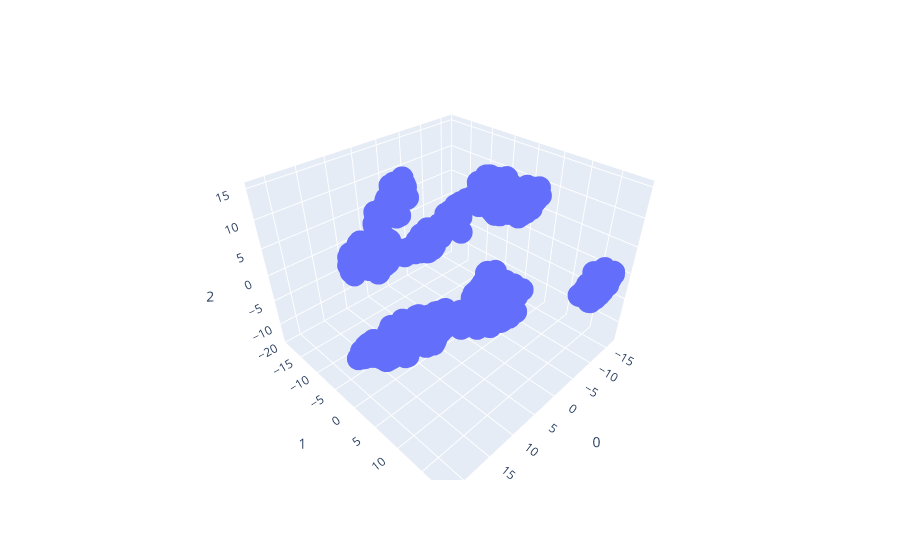

Here is the notebook cell this chart was saved with:
### Markdown cell above
### 使用t-SNE观察数据

### Code cell
plot_data_tsne_nolabel(X_ltV2trs)

### Figure 1 — Plotly figure (JSON) as saved in the notebook; plotly's stock layout.template omitted (floating-point values rounded to 4 significant figures; data arrays with more than 128 entries replaced by an {"elided": "..."} marker saying what was removed)
{"data": [{"hovertemplate": "0=%{x}<br>1=%{y}<br>2=%{z}<extra></extra>", "legendgroup": "", "marker": {"color": "#636efa", "size": 8, "symbol": "circle"}, "mode": "markers", "name": "", "scene": "scene", "showlegend": false, "type": "scatter3d", "x": {"elided": "1528 float values"}, "y": {"elided": "1528 float values"}, "z": {"elided": "1528 float values"}}], "layout": {"legend": {"tracegroupgap": 0}, "margin": {"t": 60}, "scene": {"domain": {"x": [0, 1], "y": [0, 1]}, "xaxis": {"title": {"text": "0"}}, "yaxis": {"title": {"text": "1"}}, "zaxis": {"title": {"text": "2"}}}}}
